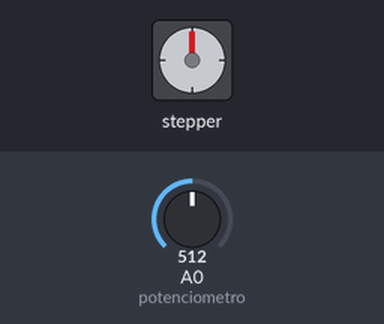
A sketch run on a simulated Arduino Uno, built with avr-gcc and run on an emulated ATmega328P. Parts: stepper motor. Wiring (inferred from the names in the program): stepper motor (200 steps per turn assumed): coils pin 8, pin 9, pin 10, pin 11. Inputs (shaded band) come from the test bench; at power-on: A0 (potenciometro) = 512.

Above: at 1.2 s.
1.3 s: A0 (potenciometro) set to 486
At 4.2 s:
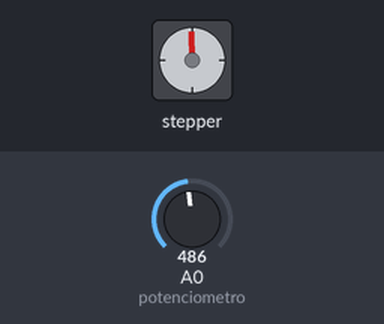
4.3 s: A0 (potenciometro) set to 510
At 5.1 s:
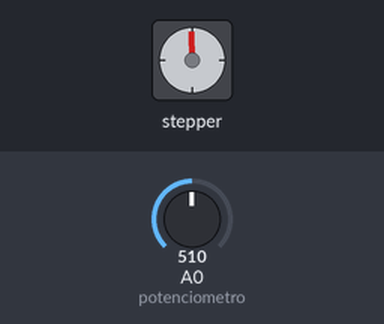
5.8 s: A0 (potenciometro) set to 306
At 6.92 s:
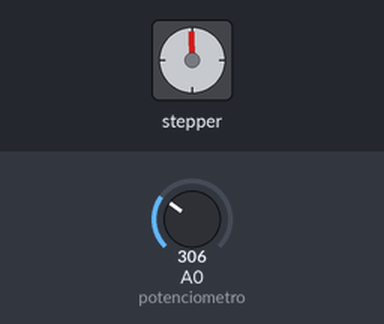
8.8 s: A0 (potenciometro) set to 511
Timing chart, 0 to 11.3 s (numbered marks = the images above; inputs shaded):
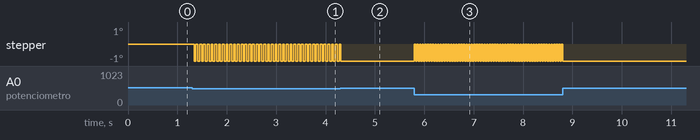

Measured:
- the behaviour switches between 500 and 499 on A0 (potenciometro) (found by bisection; images 0 and 1)
- after the input at 1.3 s, stepper: alternates -1° for 0.04 s and 0° for 0.04 s, starting at once
- after the input at 4.3 s, stepper: goes on until 4.3 s, then stays -1°
- after the input at 5.8 s, stepper: alternates -1° for 0.03 s and 0° for 0.03 s, starting at once
- after the input at 8.8 s, stepper: goes on until 8.8 s, then stays -1°

The sketch:

meuStepper_L298N_v02.ino
```cpp
//Controlador de motor de passo
//Autor: Otavio Carneiro dos Santos
//Licenca: MIT (faca o que quiser!)
//v1.1 = dois LED's para debug: um para cada direcao
//v1.0 = Explicitamente manda sinal LOW para todos os polos quando deve ficar parado
//v0.8 = Controla a direcao e velocidade a partir da leitura do potenciometro
//v0.7 = Controle de velocidade de acordo com a leitura do potenciometro
//v0.6 = Contem algoritmo para leitura do potenciometro e
//        //exibicao em um led para debug

const int sinal1 = 8;
const int sinal2 = 9;
const int sinal3 = 10;
const int sinal4 = 11;

const int potenciometro = A0; //pino de entrada analogica
const int ledDebugIda = 5; //pino PWM com um resistor de 300R e um LED vermelho
const int ledDebugVolta = 6; //LED verde
const int buzzer = 3; ////pino PWM com um resistor de 300R e um piezo buzzer

const boolean DEBUG = false;

//delay entre os sinais
int pausa = 200; //min:2, max:20 (mais que isso trepida demais)

int valorPot = 0;
int valorDebug = 0;

void setup() {
  pinMode(sinal1, OUTPUT);
  pinMode(sinal2, OUTPUT);
  pinMode(sinal3, OUTPUT);
  pinMode(sinal4, OUTPUT);

  if(DEBUG) {
    pinMode(ledDebugIda, OUTPUT);
    pinMode(ledDebugVolta, OUTPUT);
    pinMode(buzzer, OUTPUT);
  }
}

void loop() {
  valorPot = analogRead(potenciometro);
  //se o potenciometro estiver abaixo da metade, vai para frente
  if (valorPot < 500) {
    if (DEBUG) {
      valorDebug = map(valorPot,0,499,255,0);
      analogWrite(ledDebugIda,valorDebug);
      analogWrite(ledDebugVolta,LOW);
    } else {
      //em modo debug, a pausa eh fixa
      pausa = map(valorPot,0,499,2,20);
    }
     frente(); //4-2-3-1
  //se estiver acima da metade, vai para tras
  } else if (valorPot > 524) {
    if (DEBUG) {
      valorDebug = map(valorPot,525,1023,0,255);
      analogWrite(ledDebugIda,LOW);
      analogWrite(ledDebugVolta,valorDebug);
    } else {
      pausa = map(valorPot,525,1023,20,2);
    }
    tras();  //1-3-2-4
  //no meio, ha uma faixa de leituras em que o motor fica parado
  } else {
    if (DEBUG) {
      analogWrite(ledDebugIda,LOW);
      analogWrite(ledDebugVolta,LOW);
    }
    parar();
  }
}
//1-3-2-4 - vermelho
void frente() {
  enviaSinal1();  //sinal1: +-oo
  enviaSinal3();  //sinal3: oo+-
  enviaSinal2();  //sinal2: -+oo
  enviaSinal4();  //sinal4: oo-+
}

//4-2-3-1 - verde
void tras() {
  //4231 - volta um, vai um
  //231 - idem, volta um, vai um
  //3231 - volta, vai, vai, volta
  //4241 - nada
  enviaSinal4();  //sinal4: oo-+
  if (DEBUG) {
    tone(buzzer, 500, 100);
  }
  enviaSinal2();  //sinal2: -+oo
  enviaSinal3();  //sinal3: oo+-
  enviaSinal1();  //sinal1: +-oo
  if (DEBUG) {
    tone(buzzer, 100, 50);
  }
}

void enviaSinal1() {
  //sinal1: +-oo
  digitalWrite(sinal2, LOW);
  digitalWrite(sinal3, LOW);
  digitalWrite(sinal4, LOW);
  digitalWrite(sinal1, HIGH);
  delay(pausa);
}

void enviaSinal2() {
  //sinal2: -+oo
  digitalWrite(sinal1, LOW);
  digitalWrite(sinal3, LOW);
  digitalWrite(sinal4, LOW);
  digitalWrite(sinal2, HIGH);
  delay(pausa);
}

void enviaSinal3() {
  //sinal3: oo+-
  digitalWrite(sinal1, LOW);
  digitalWrite(sinal2, LOW);
  digitalWrite(sinal4, LOW);
  digitalWrite(sinal3, HIGH);
  delay(pausa);
}

void enviaSinal4() {
  //sinal4: oo-+
  digitalWrite(sinal1, LOW);
  digitalWrite(sinal2, LOW);
  digitalWrite(sinal3, LOW);
  digitalWrite(sinal4, HIGH);
  delay(pausa);
}

//envia LOW para todos os sinais
void parar() {
  digitalWrite(sinal1, LOW);
  digitalWrite(sinal2, LOW);
  digitalWrite(sinal3, LOW);
  digitalWrite(sinal4, LOW);
}
```
